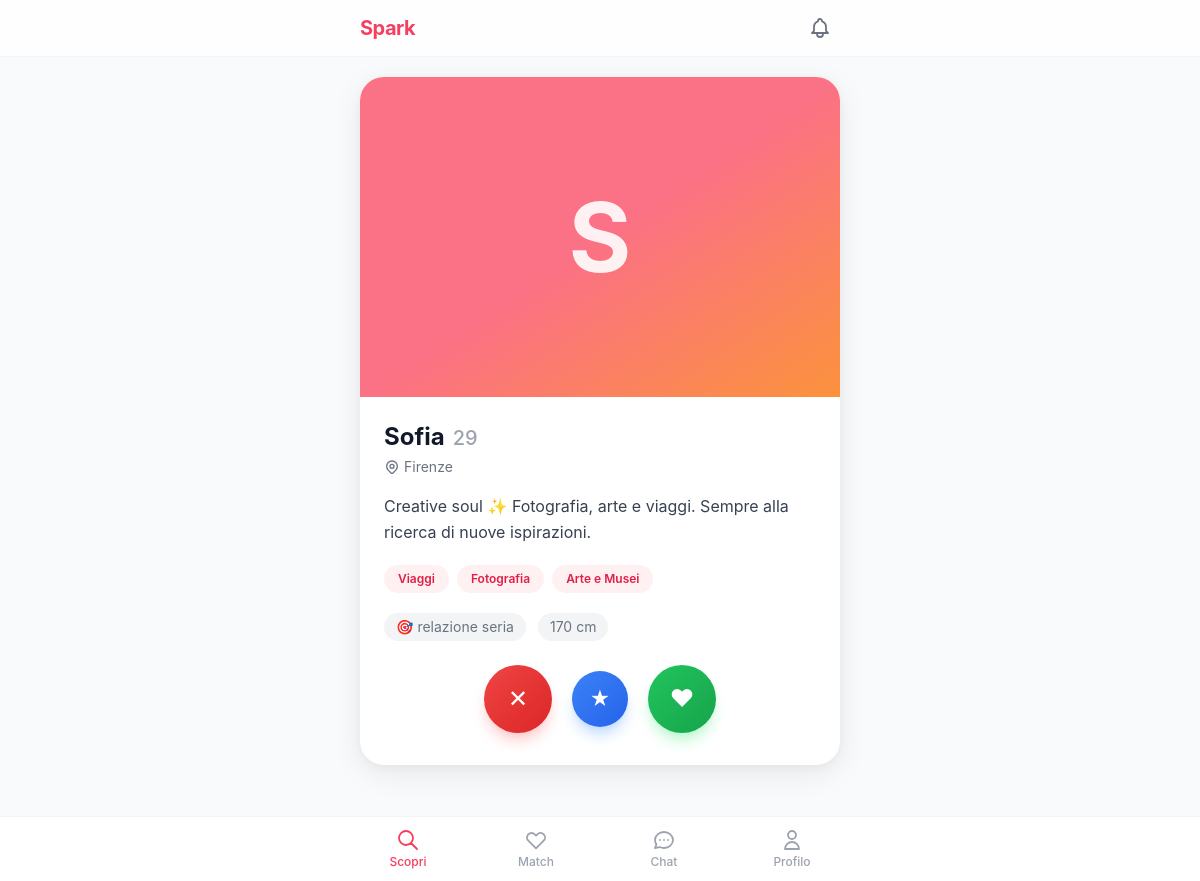
Screenshot of /discover (signed in) with the database file from the repository.
### tables this page shows
CREATE TABLE users (
    id INTEGER PRIMARY KEY AUTOINCREMENT,
    email TEXT NOT NULL UNIQUE,
    password_hash TEXT NOT NULL,
    username TEXT NOT NULL UNIQUE,
    nome TEXT NOT NULL,
    data_nascita DATE NOT NULL,
    genere TEXT NOT NULL CHECK(genere IN ('uomo', 'donna', 'non-binario', 'altro')),
    orientamento TEXT NOT NULL CHECK(orientamento IN ('etero', 'gay', 'lesbica', 'bi', 'altro')),
    bio TEXT,
    citta TEXT,
    latitudine REAL,
    longitudine REAL,
    altezza INTEGER,
    fuma TEXT CHECK(fuma IN ('si', 'no', 'a volte')),
    beve TEXT CHECK(beve IN ('si', 'no', 'a volte')),
    cerca TEXT CHECK(cerca IN ('relazione seria', 'casual', 'amicizia', 'altro')),
    verificato INTEGER DEFAULT 0,
    stato TEXT DEFAULT 'attivo' CHECK(stato IN ('attivo', 'sospeso', 'bannato')),
    is_online INTEGER DEFAULT 0,
    ultimo_accesso DATETIME,
    data_registrazione DATETIME DEFAULT CURRENT_TIMESTAMP,
    foto_principale_url TEXT
);

CREATE TABLE interests (
    id INTEGER PRIMARY KEY AUTOINCREMENT,
    nome TEXT NOT NULL UNIQUE
);

### app.py (the view)
@app.get("/discover", response_class=HTMLResponse)
async def discover(request: Request):
    user = get_current_user(request)
    if not user:
        return RedirectResponse("/login", status_code=303)
    conn = get_db()
    candidates = conn.execute("""
        SELECT u.* FROM users u
        WHERE u.id != ?
          AND u.stato = 'attivo'
          AND u.id NOT IN (
              SELECT to_user_id FROM swipes WHERE from_user_id = ?
          )
          AND u.id NOT IN (
              SELECT blocked_id FROM blocks WHERE blocker_id = ?
          )
          AND u.id NOT IN (
              SELECT blocker_id FROM blocks WHERE blocked_id = ?
          )
        ORDER BY RANDOM()
        LIMIT 1
    """, (user["id"], user["id"], user["id"], user["id"])).fetchone()
    if candidates:
        candidate = dict(candidates)
        candidate["eta"] = calcola_eta(candidate["data_nascita"])
        candidate["interessi"] = get_interessi_utente(candidate["id"])
    else:
        candidate = None
    conn.close()
    return templates.TemplateResponse("discover.html", {
        "request": request,
        "user": user,
        "candidate": candidate
    })

### templates/discover.html (shortened to what this page needs)
{% extends "base.html" %}
{% block content %}
{% if candidate %}
<div class="bg-white rounded-3xl card-shadow overflow-hidden">
    <div class="relative h-80 bg-gradient-to-br from-spark-400 via-rose-400 to-orange-400 flex items-center justify-center">
        {% if candidate.foto_principale_url %}
            <img src="{{ candidate.foto_principale_url }}" alt="Foto" class="w-full h-full object-cover">
        {% else %}
            <div class="text-white text-8xl font-bold opacity-90 select-none">
                {{ candidate.nome[0] | upper }}
            </div>
        {% endif %}
    </div>
    <div class="p-6">
        <div class="flex items-baseline gap-2 mb-1">
            <h2 class="text-2xl font-bold text-gray-900">{{ candidate.nome }}</h2>
            <span class="text-xl text-gray-400 font-medium">{{ candidate.eta }}</span>
        </div>
        {% if candidate.citta %}
        <p class="text-gray-500 text-sm mb-4 flex items-center gap-1">
            {{ candidate.citta }}
        </p>
        {% endif %}
        {% if candidate.bio %}
        <p class="text-gray-700 leading-relaxed mb-5">{{ candidate.bio }}</p>
        {% endif %}
        {% if candidate.interessi %}
        <div class="flex flex-wrap gap-2 mb-5">
            {% for i in candidate.interessi %}
            <span class="bg-spark-50 text-spark-600 text-xs font-semibold px-3.5 py-1.5 rounded-full">{{ i }}</span>
            {% endfor %}
        </div>
        {% endif %}
        <div class="flex flex-wrap gap-3 text-sm text-gray-500">
            {% if candidate.cerca %}
            <span class="bg-gray-100 px-3 py-1 rounded-full">🎯 {{ candidate.cerca }}</span>
            {% endif %}
            {% if candidate.altezza %}
            <span class="bg-gray-100 px-3 py-1 rounded-full">{{ candidate.altezza }} cm</span>
            {% endif %}
        </div>
    </div>
    <div class="flex justify-center items-center gap-5 pb-8 px-6">
        <form method="post" action="/swipe">
            <button type="submit"
                    class="w-[68px] h-[68px] rounded-full btn-dislike text-white text-2xl shadow-lg shadow-red-200 active:scale-90 transition flex items-center justify-center">
                ✕
            </button>
        </form>
        <form method="post" action="/swipe">
            <button type="submit"
                    class="w-14 h-14 rounded-full btn-super text-white text-xl shadow-lg shadow-blue-200 active:scale-90 transition flex items-center justify-center">
                ★
            </button>
        </form>
        <form method="post" action="/swipe">
            <button type="submit"
                    class="w-[68px] h-[68px] rounded-full btn-like text-white text-2xl shadow-lg shadow-green-200 active:scale-90 transition flex items-center justify-center">
                ♥
            </button>
        </form>
    </div>
</div>
{% endif %}
{% endblock %}

### templates/base.html (style rules this page uses)
body { font-family: -apple-system, BlinkMacSystemFont, 'Segoe UI', Roboto, 'Helvetica Neue', sans-serif; -webkit-tap-highlight-color: transparent; }
.card-shadow { box-shadow: 0 8px 30px rgba(0,0,0,0.08), 0 2px 8px rgba(0,0,0,0.04); }
.btn-like { background: linear-gradient(135deg, #22c55e, #16a34a); }
.btn-dislike { background: linear-gradient(135deg, #ef4444, #dc2626); }
.btn-super { background: linear-gradient(135deg, #3b82f6, #2563eb); }
html { scroll-behavior: smooth; }

### rows the page displays
users: nome "S", nome "Sofia", citta "Firenze", bio "Creative soul ✨ Fotografia, arte e viaggi. Sempre alla ricerca di nuove ispirazioni.", cerca "relazione seria", altezza "170"
interests: nome "Viaggi"
interests: nome "Fotografia"
interests: nome "Arte e Musei"

### other values shown
{{ candidate.eta }} "29"
